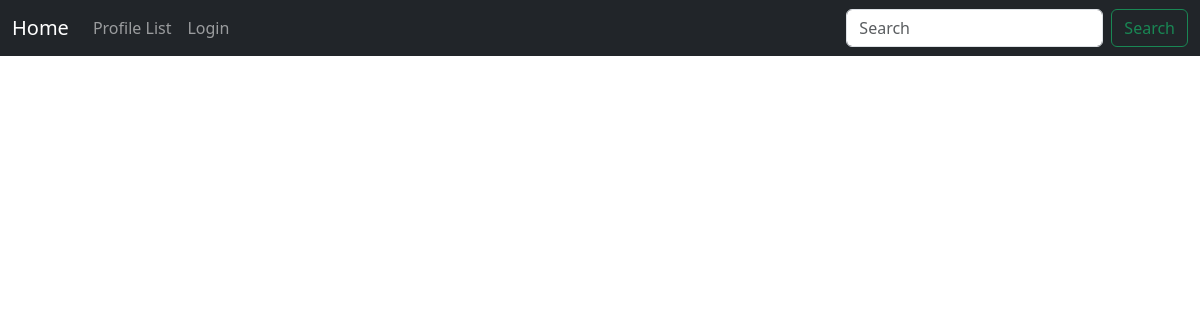
The app's page /, older data.
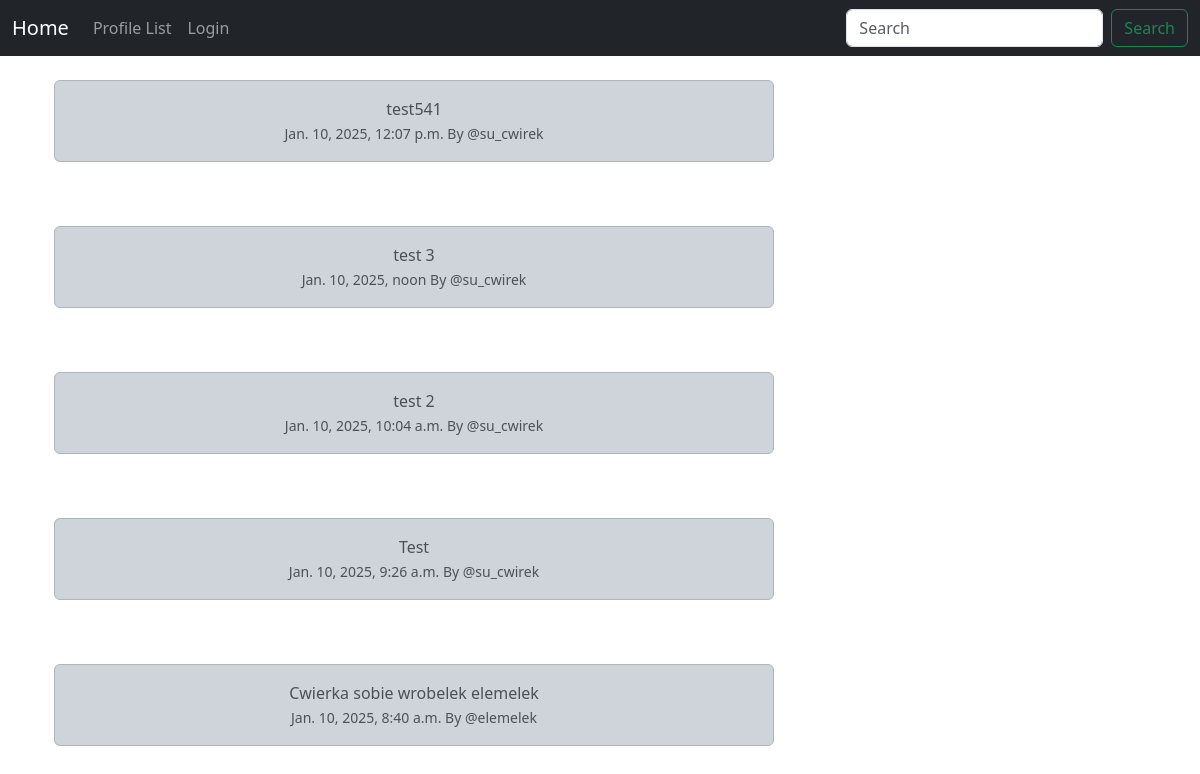
The same page, newer data.
### cwirek/models.py (models this page shows, shortened)
class Yard(models.Model):
    user = models.ForeignKey(User, related_name="yard", on_delete=models.DO_NOTHING)
    body = models.CharField(max_length=200)
    created_at = models.DateTimeField(auto_now_add=True)

### cwirek/views.py (the view)
# urls.py: path('', views.home, name="home"),
def home(request):
    if request.user.is_authenticated:
        form = YardForm(request.POST or None)
        if request.method == "POST":
            if form.is_valid():
                yards = form.save(commit=False)
                yards.user = request.user
                yards.save()
                messages.success(request, ("It is done!"))
                return redirect('home')
        yards = Yard.objects.all().order_by("-created_at")
        return render(request, 'home.html', {"yards":yards, "form":form})
    else:
        yards = Yard.objects.all().order_by("-created_at")
        return render(request, 'home.html', {"yards":yards})

### cwirek/templates/home.html (shortened to what this page needs)
{% extends 'base.html' %}
{% block content %}
<div class="container text-center">
<div class="row">
    <div class="col-8">
        {% for yard in yards %}
            <div class="alert alert-dark" role="alert">
            {{ yard.body }}<br/>
            <small class="text-muted">
                {{ yard.created_at }} By @{{ yard.user.username|lower}}
            </small>
            </div>
            <br/><br/>
        {% endfor %}
    </div>
    <div class="col-4">
  </div>
</div></div>
{% endblock %}

Row changes from the older to the newer data that the page shows:
added Yard: body "test541", created_at "Jan. 10, 2025, 12:07 p.m.", user.username "su_cwirek"
added Yard: body "test 3", created_at "Jan. 10, 2025, noon", user.username "su_cwirek"
added Yard: body "test 2", created_at "Jan. 10, 2025, 10:04 a.m.", user.username "su_cwirek"
added Yard: body "Test", created_at "Jan. 10, 2025, 9:26 a.m.", user.username "su_cwirek"
added Yard: body "Cwierka sobie wrobelek elemelek", created_at "Jan. 10, 2025, 8:40 a.m.", user.username "elemelek"
